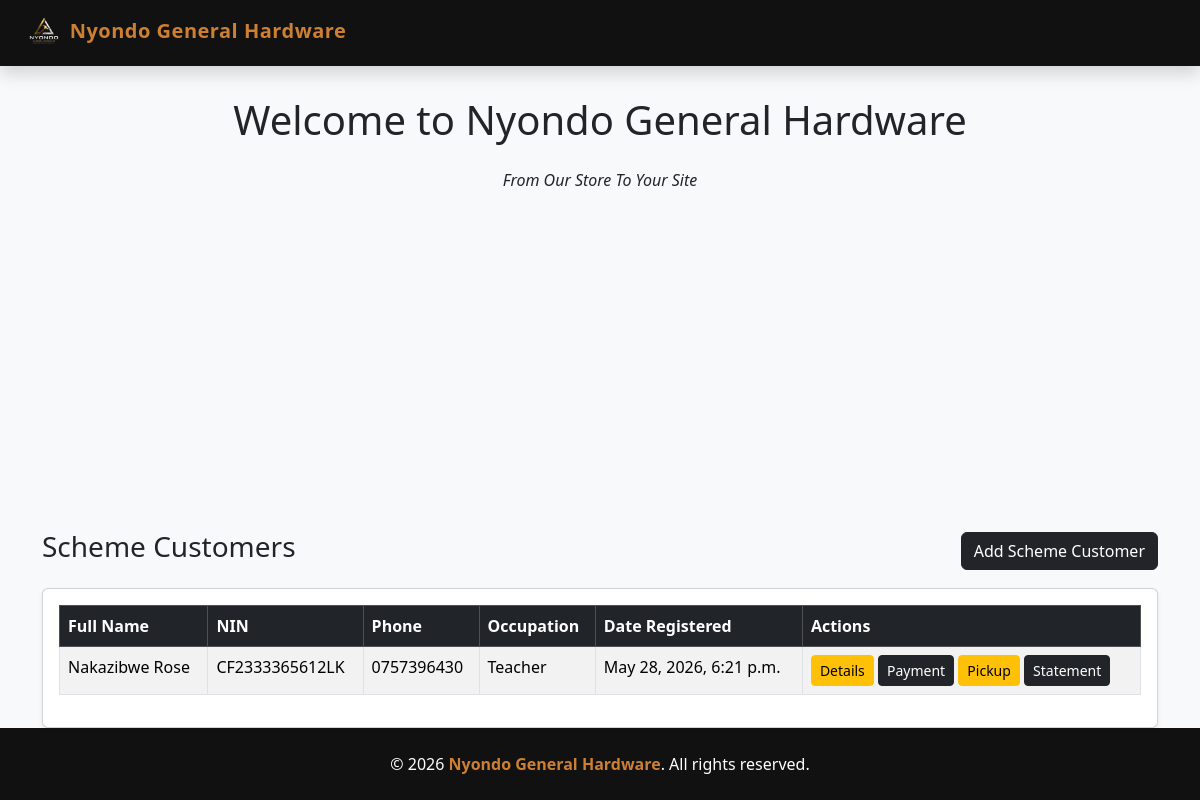
Page /scheme/ on the earlier database version.
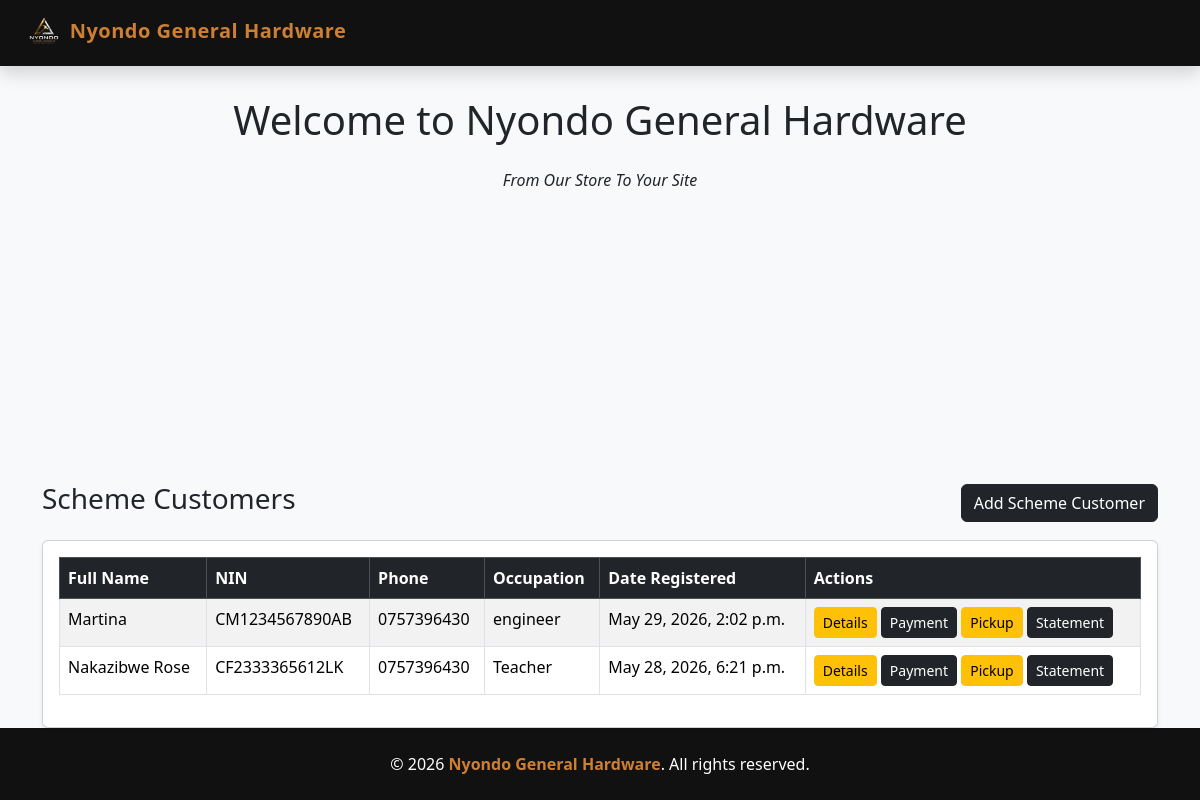
Same page on the later database version.
### schemeapp/models.py (models this page shows, shortened)
class SchemeCustomer(models.Model):
    full_name = models.CharField(max_length=150)
    nin_number = models.CharField(max_length=30, unique=True)
    phone_number = models.CharField(max_length=20)
    address = models.TextField()
    occupation = models.CharField(max_length=100, default="Salary Earner")
    date_registered = models.DateTimeField(auto_now_add=True)

### schemeapp/views.py (the view)
# urls.py: path("", views.scheme_customer_list, name="scheme_customer_list"),
def scheme_customer_list(request):
    customers = SchemeCustomer.objects.all().order_by("-date_registered")
    return render(request, "scheme_customer_list.html", {"customers": customers})

### schemeapp/templates/scheme_customer_list.html (shortened to what this page needs)
{% extends "base.html" %}
{% block content %}
<div class="container mt-4">
    <div class="d-flex justify-content-between align-items-center mb-3">
        <h3>Scheme Customers</h3>
        <a href="{% url 'register_scheme_customer' %}" class="btn btn-dark">
            Add Scheme Customer
        </a>
    </div>
    <div class="card shadow-sm">
        <div class="card-body table-responsive">
            <table class="table table-bordered table-striped">
                <thead class="table-dark">
                    <tr>
                        <th>Full Name</th>
                        <th>NIN</th>
                        <th>Phone</th>
                        <th>Occupation</th>
                        <th>Date Registered</th>
                        <th>Actions</th>
                    </tr>
                </thead>
                <tbody>
                    {% for customer in customers %}
                    <tr>
                        <td>{{ customer.full_name }}</td>
                        <td>{{ customer.nin_number }}</td>
                        <td>{{ customer.phone_number }}</td>
                        <td>{{ customer.occupation }}</td>
                        <td>{{ customer.date_registered }}</td>
                        <td>
                            <a href="{% url 'customer_scheme_detail' customer.id %}" class="btn btn-sm btn-warning">
                                Details
                            </a>
                            <a href="{% url 'record_scheme_payment' customer.id %}" class="btn btn-sm btn-dark">
                                Payment
                            </a>
                            <a href="{% url 'scheme_goods_pickup' customer.id %}" class="btn btn-sm btn-warning">
                                Pickup
                            </a>
                            <a href="{% url 'scheme_statement' customer.id %}" class="btn btn-sm btn-dark">
                                Statement
                            </a>
                        </td>
                    </tr>
                    {% empty %}
                    <tr>
                        <td colspan="6" class="text-center">No scheme customers found.</td>
                    </tr>
                    {% endfor %}
                </tbody>
            </table>
        </div>
    </div>
</div>
{% endblock %}

Differences in the rows shown:
added SchemeCustomer: full_name "Martina", nin_number "CM1234567890AB", phone_number "0757396430", occupation "engineer", date_registered "May 29, 2026, 2:02 p.m."
